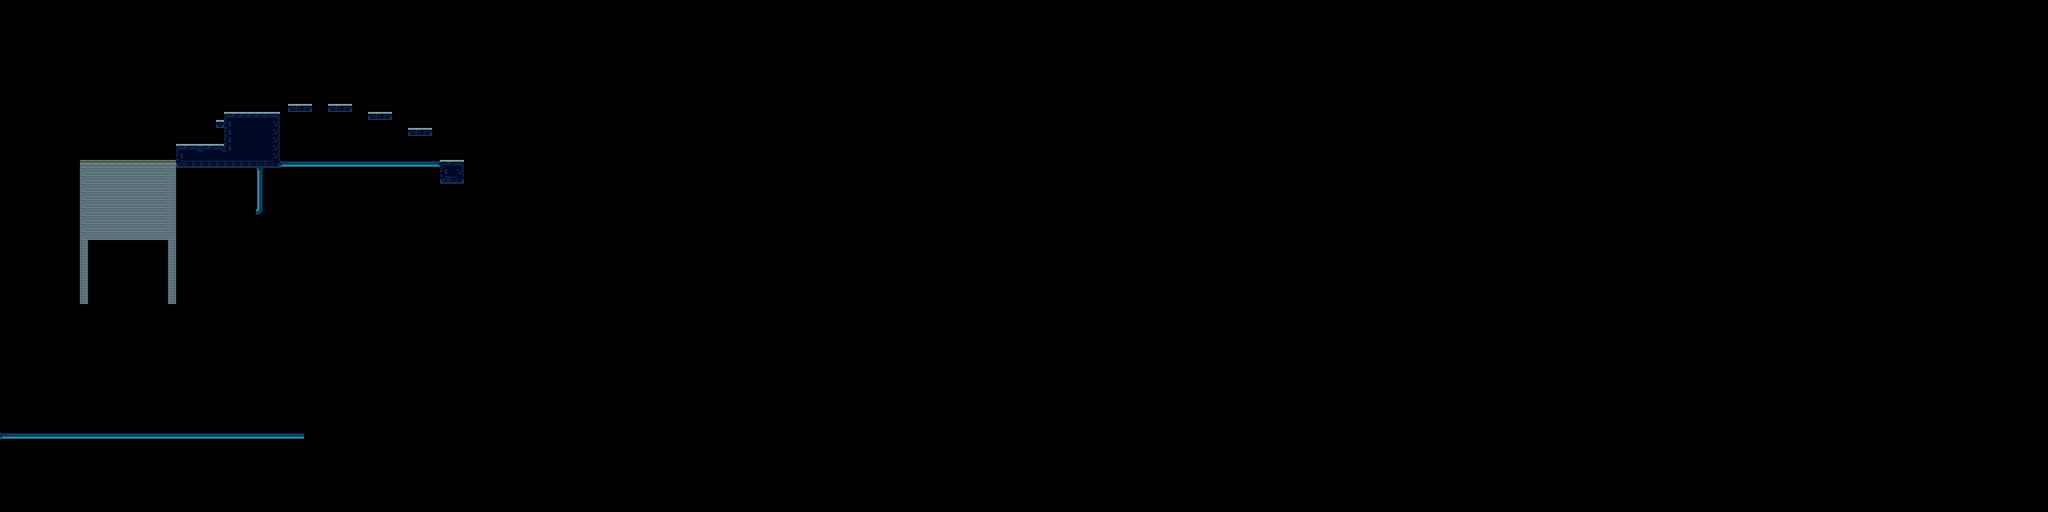

Rendered tile map (Tiled .tmx) drawn with the repository's tilesets; below, a short description and the map source with its tile grids summarised:
An orthogonal 256x64 tile map with 16x16 px tiles, 1 tile layer (Tile Layer 1) and 4 objects (2x Blocker, basic, player).

<map version="1.10" tiledversion="1.11.2" orientation="orthogonal" renderorder="right-down" width="256" height="64" tilewidth="16" tileheight="16" infinite="0" nextlayerid="8" nextobjectid="9">
 <tileset firstgid="1" source="../Tilsets/tileset.tsx" />
 <layer id="1" name="Tile Layer 1" width="256" height="64">
  <data>[16384 cells, 289 non-empty, 23 distinct tile ids]</data>
 </layer>
 <objectgroup id="6" name="Traps" />
 <objectgroup id="7" name="Pickables" />
 <objectgroup id="3" name="Enemies">
  <object id="3" name="Enemy" type="basic" x="253.136" y="274.703" width="17.0271" height="24.973" />
 </objectgroup>
 <objectgroup id="4" name="Enemy blockers">
  <object id="7" name="Blocker" x="350.357" y="300.063" width="20.4726" height="32.1306" />
  <object id="8" name="Blocker" x="143.146" y="303.009" width="20.4726" height="32.1306" />
 </objectgroup>
 <objectgroup id="5" name="Next" />
 <objectgroup id="2" name="Player">
  <object id="2" name="player" x="177.082" y="276.556" width="14.7568" height="26.1082" />
 </objectgroup>
</map>
